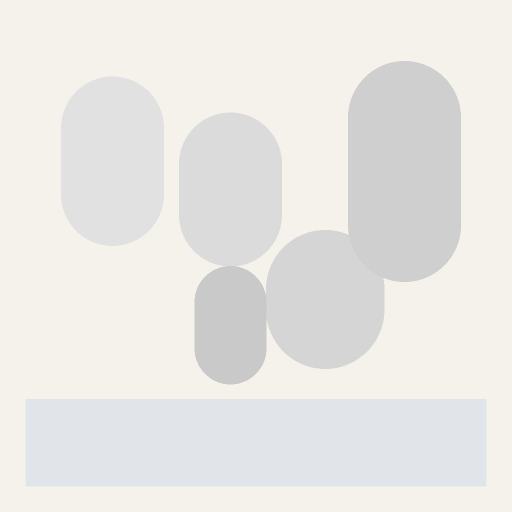
#> input picture mlruns/828489055219768703/09aa350227ef4cce9b169300332ebdfc/artifacts/input/page_23_faint.png, 1024 x 1024 px (shown at 1/2 size)
$ python -i compositor.py   (imports and definitions only)
#> lines starting #> are read from the running program, lines starting #| are printed output that depends on the picture
#> further down, picture is the input picture: PIL image 1024x1024 RGB; mean R, G, B 233.4, 232.1, 228.7
"""Layered page compositor.

Assembles a page from three layers:
    Layer 1  background plate   (scene, NO characters — allowed to vary per page)
    Layer 2  character sprites  (reused atlas pixels — IDENTICAL every page)
    Layer 3  text               (deterministic renderer — handled elsewhere)

Because the character pixels come straight from the atlas (sprites.py), a
character looks exactly the same on every page it appears — the coat, cap, collar
and size cannot drift, because it is literally the same PNG scaled and placed.
"""

import os

from PIL import Image, ImageDraw, ImageFilter


def _load_sprite(path):
    return Image.open(path).convert("RGBA")


# [10 lines left out: function _feather, not called in this run]


def paper_grain(img, strength=10):
    """Overlay a faint uniform grain so sprites and plate share one texture."""
#> called with strength = 10
    import random
    W, H = img.size
#> W = 1024; H = 1024
    noise = Image.effect_noise((W, H), strength).convert("L")
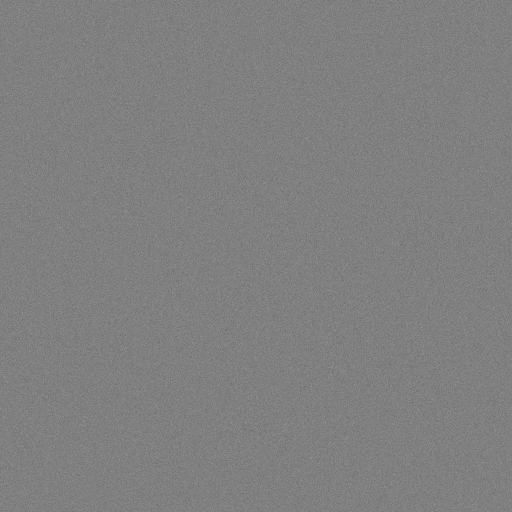
#> noise: PIL image 1024x1024 L (shown at 1/2 size); min 74, max 174, mean 127.5
    tint = Image.merge("RGB", (noise, noise, noise))
    return Image.blend(img.convert("RGB"), tint, 0.06)


# [51 lines left out: functions _shadow, place, compose_to, not called in this run]

>>> from PIL import Image
>>> picture = Image.open('../mlruns/828489055219768703/09aa350227ef4cce9b169300332ebdfc/artifacts/input/page_23_faint.png')
>>> result = paper_grain(picture)
